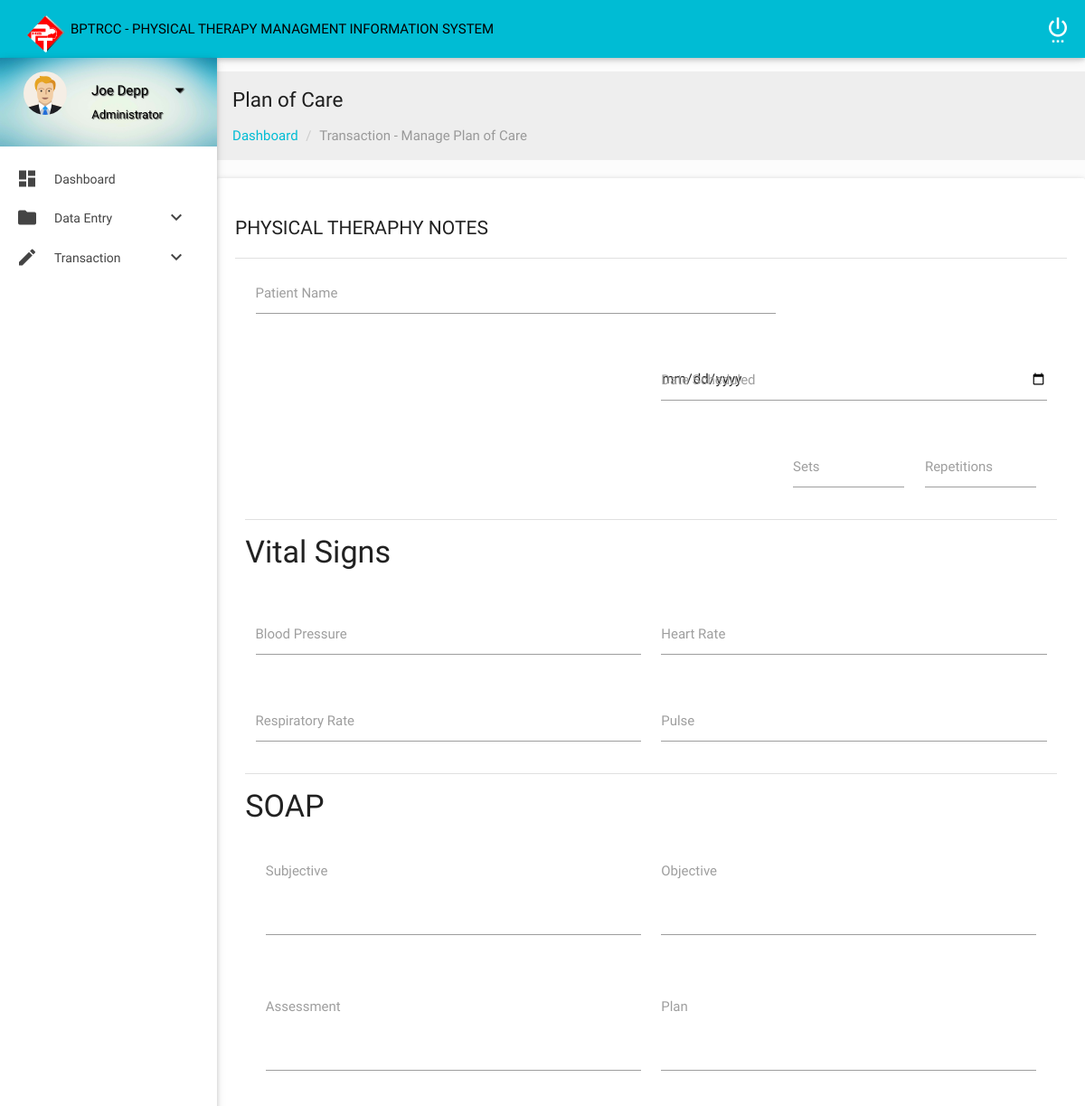
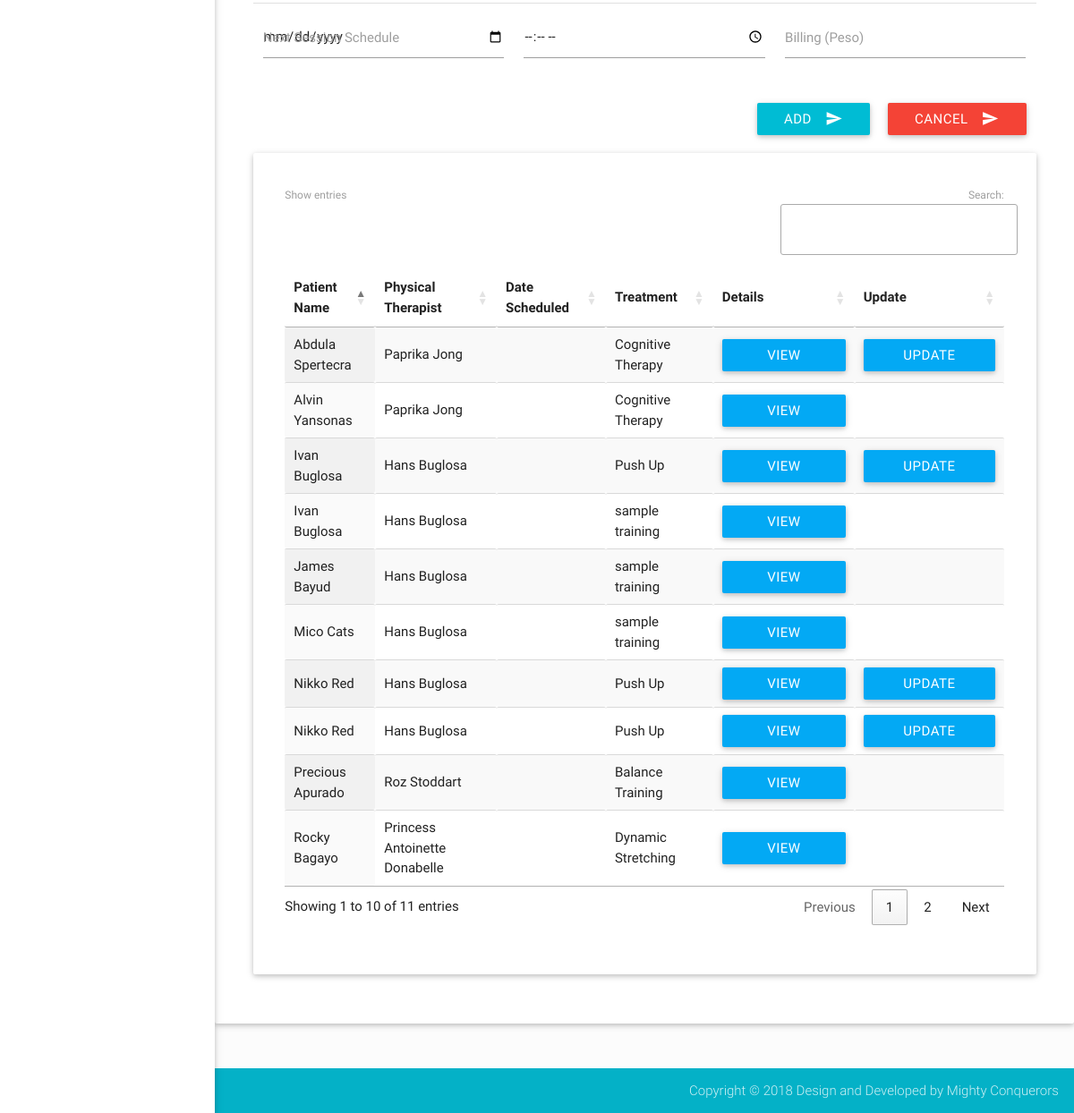
The page /pt/ManageplanCare.php on the database its author committed (2 pictures, top to bottom).
### tables this page shows
CREATE TABLE `patient` (
  `PatientID` int(11) NOT NULL AUTO_INCREMENT,
  `PatientName` text NOT NULL,
  `PatientAddress` text NOT NULL,
  `PatientGender` text NOT NULL,
  `PatientBirthdate` date NOT NULL,
  `PatientCivilStatus` text NOT NULL,
  `PatientProfession` text NOT NULL,
  `PatientDoctor` text NOT NULL,
  `PatientHospital` text NOT NULL,
  `PatientReferralAddress` text NOT NULL,
  `PatientTelephone` int(11) NOT NULL,
  `PatientContactPerson` text NOT NULL,
  `PatientCases` text NOT NULL,
  `month` char(3) NOT NULL,
  `year` char(4) NOT NULL,
  PRIMARY KEY (`PatientID`)
);

CREATE TABLE `planofcare` (
  `POCID` int(8) NOT NULL AUTO_INCREMENT,
  `PatientID` varchar(11) NOT NULL,
  `POCPT` text NOT NULL,
  `POCSessionDate` date NOT NULL,
  `POCTreatment` text NOT NULL,
  `POCRepeatitions` int(11) NOT NULL,
  `POCSets` int(11) NOT NULL,
  `POCBloodPressure` text NOT NULL,
  `POCHeartRate` text NOT NULL,
  `POCRespiratoryRate` text NOT NULL,
  `POCPulse` text NOT NULL,
  `POC_Subjective` varchar(20) NOT NULL,
  `POCAssessment` text NOT NULL,
  `POCPlan` text NOT NULL,
  `POCNextSchedDate` date NOT NULL,
  `POCTime` varchar(15) NOT NULL,
  `POCTreatmentBill` int(5) NOT NULL,
  `POCStatus` varchar(10) NOT NULL,
  PRIMARY KEY (`POCID`)
);

### pt/planofcareview.php (called while the page is built, shortened)
<?php
    include_once("config.php");
    $edit=mysqli_query($mysqli,"select * from planofcare where POCID='".$res['POCID']."'");
?>

### pt/ManageplanCare.php (the view, shortened to what this page needs)
<?php include("header.php"); ?>
            <section class="section">
                <div id="breadcrumbs-wrapper" class=" grey lighten-3">
                  <div class="container">
                    <div class="row">
                      <div class="col s12 m12 l12">
                        <h5 class="breadcrumbs-title">Plan of Care</h5>
                        <ol class="breadcrumb">
                            <li><a href="index.html">Dashboard</a></li>
                            <li class="active">Transaction - Manage Plan of Care</li>
                        </ol>
                      </div>
                    </div>
                  </div>
                </div>
                <div class="card-panel">
                    <h4 class="header">Physical Theraphy Notes</h4>
                    <div class="divider"></div>
                    <form class="col s12" action="planOfCareActionAdd.php" method="post" >
                    <div class="body">
                        <div class="row">
                            <div class="col s6 m6 l12">
                                <div class="row">
                                    <div class="input-field col s8">
                                        <input type="text" id="patientName" name="patientName" onkeyup="autocomplet()" />
                                        <label for="patientName">Patient Name</label>
                                    </div>
                                </div>
                                <div class="row">
                                    <div class="input-field col s6">
                                        <input type="date" class="datepicker" name="dateSched">
                                        <label for="dateSched">Date Scheduled</label>
                                    </div>
                                </div>
                                <div class="row">
                                    <div class="col s12">
                                        <div class="input-field col s2">
                                            <input name="sets" type="number">
                                            <label for="sets">Sets</label>
                                        </div>
                                        <div class="input-field col s2">
                                            <input name="repetitions" type="number">
                                            <label for="repetitions">Repetitions</label>
                                        </div>
                                    </div>
                                </div>
                                <div class="divider"></div>
                                <div class="row">
                                <h4>Vital Signs</h4>
                                </div>
                                <div class="row">
                                    <div class="input-field col s6">
                                        <input name="bloodPressure" type="text">
                                        <label for="bloodPressure">Blood Pressure</label>
                                    </div>
                                    <div class="input-field col s6">
                                        <input name="heartRate" type="text">
                                        <label for="heartRate">Heart Rate</label>
                                    </div>
                                </div>
                                <div class="row">
                                    <div class="input-field col s6">
                                        <input name="respiratoryRate" type="text">
                                        <label for="respiratoryRate">Respiratory Rate</label>
                                    </div>
                                    <div class="input-field col s6">
                                        <input name="pulse" type="text">
                                        <label for="pulse">Pulse</label>
                                    </div>
                                </div>
                            <div class="divider"></div>
                            <h4>SOAP</h4>
                            <div class="col s3 m6 l12">
                                <div class="row">
                                    <div class="input-field col s6">
                                        <textarea name="subjective" class="materialize-textarea"></textarea>
                                        <label for="subjective">Subjective</label>
                                    </div>
                                    <div class="input-field col s6">
                                        <textarea name="objective" class="materialize-textarea"></textarea>
                                        <label for="objective">Objective</label>
                                    </div>
                                </div>
                                <div class="row">
                                    <div class="input-field col s6">
                                        <textarea name="assessment" class="materialize-textarea"></textarea>
                                        <label for="assessment">Assessment</label>
                                    </div>
                                    <div class="input-field col s6">
                                        <textarea name="plan" class="materialize-textarea"></textarea>
                                        <label for="plan">Plan</label>
                                    </div>
                                </div>
                                <div class="row">
                                    <div class="divider"></div>
                                    <div class="input-field col s4">
                                        <input type="date" class="datepicker" name="nextSchedDate">
                                        <label for="nextSchedDate">Next Session Schedule</label>
                                    </div>
                                    <div class="input-field col s4">
                                        <input type="time" name="schedTime">
                                    </div>
                                    <div class="input-field col s4">
                                        <input type="text" name="billing">
                                        <label for="billing">Billing (Peso)</label>
                                    </div>
                                </div>
                                <div class="row">
                                    <div class="input-field col s12">
                                        <button class="btn red waves-effect waves-light right" type="submit" name="action">Cancel<i class="mdi-content-send right"></i></button>
                                        <button class="btn cyan waves-effect waves-light right" type="submit" name="Submit" style="margin-right:20px;">Add<i class="mdi-content-send right"></i></button>
                                    </div>
                                </div>
                                  <?php include_once("config.php"); ?>
                <div class="card-panel">
                    <div class="container">
                        <div class="section">
                            <div id="table-datatables">
                                    <div class="row">
                                        <div class="col s12 m8 l12">
                                            <table id="data-table-simple" class="responsive-table display" cellspacing="0">
                                                <thead>
                                                    <tr>
                                                        <th>Patient Name</th>
                                                        <th>Physical Therapist</th>
                                                        <th>Date Scheduled</th>
                                                        <th>Treatment</th>
                                                        <th>Details</th>
                                                        <th>Update</th>
                                                    </tr>
                                                </thead>
                                                <tbody>
                                                    <?php
                                                $result = mysqli_query($mysqli, "SELECT * FROM planofcare ORDER BY POCID DESC");
                                                while ($res = mysqli_fetch_array($result)) {
                                                $patientID = $res['PatientID'];
                                                ?>
                                                    <tr>
                                                        <?php $result1 = mysqli_query($mysqli, "SELECT * FROM patient WHERE PatientID = '$patientID'");
                                                while ($res1 = mysqli_fetch_array($result1)) { ?>
                                                    <td><?php echo $res1['PatientName']; ?></td>
                                                    <td><?php echo $res['POCPT']; ?></td>
                                                    <td><?php echo $res['POCDateSched']; ?></td>
                                                    <td><?php echo $res['POCTreatment']; ?></td>
                                                    <td><button class="waves-effect waves-light modal-trigger light-blue btn" href="#view<?php echo $res['POCID']; ?>">View Details</button>
                                                    <?php include("planofcareview.php"); ?></td>
                                                    <td><button class="waves-effect waves-light modal-trigger light-blue btn" href="#update<?php echo $res['POCID']; ?>" >Update Record</button>
                                                    <?php include("planofcareedit.php"); ?></td>
                                                    <?php } } ?>
                                                    </tr>
                                                </tbody>
                                            </table>
                                        </div>
                                    </div>
                        </div>
                    </div>
                </div>
            </div>
                            </div>
                        </div>
                    </form>
                    </div>
                </div>
            </div>
    <footer class="page-footer">
        <div class="footer-copyright">
            <div class="container">
                <span class="right">  Copyright © 2018 Design and Developed by Mighty Conquerors</span>
            </div>
        </div>
    </footer>
</body>
</html>

### pt/css/style.css (style rules this page uses)
body { background-color: #fcfcfc; }
#main, footer { padding-left: 240px; }
.container { padding: 0 0.5rem; margin: 0 auto; max-width: 100% !important; width: 98%; }
@media only screen and (min-width: 601px) { .container { width: 98%; } }
@media only screen and (min-width: 993px) { .container { width: 98%; } }
h4.header { font-size: 1.5rem; line-height: 2.508rem; margin: 1.14rem 0 0.912rem 0; }
h4.header { font-size: 1.4rem; font-weight: 400; text-transform: uppercase; }
.breadcrumb { padding: 0px; margin: 15px 0px; list-style: none; }
.breadcrumbs-title { font-size: 1.5rem; line-height: 1.804rem; margin: 18px 0px 0px 0px; }
.breadcrumb > li { display: inline-block; }
.breadcrumb a { color: #00bcd4; }
.breadcrumb .active { font-weight: normal; color: #999; }
.breadcrumb > li + li:before { padding: 0 5px; color: #ccc; content: "/\00a0"; }
#flotchart td, th { padding: 5px; }
footer.page-footer { padding-top: 0px; }

### rows shown on the page
planofcare: POCPT "Paprika Jong", POCTreatment "Cognitive Therapy"
patient: PatientName "Abdula Spertecra"
planofcare: POCPT "Paprika Jong", POCTreatment "Cognitive Therapy"
patient: PatientName "Alvin Yansonas"
planofcare: POCPT "Roz Stoddart", POCTreatment "Balance Training"
patient: PatientName "Precious Apurado"
planofcare: POCPT "Princess Antoinette Donabelle", POCTreatment "Dynamic Stretching"
patient: PatientName "Rocky Bagayo"
planofcare: POCPT "Hans Buglosa", POCTreatment "Push Up"
patient: PatientName "Nikko Red"
planofcare: POCPT "Hans Buglosa", POCTreatment "sample training"
patient: PatientName "James Bayud"
planofcare: POCPT "Hans Buglosa", POCTreatment "sample training"
patient: PatientName "Mico Cats"
planofcare: POCPT "Hans Buglosa", POCTreatment "Push Up"
patient: PatientName "Ivan Buglosa"
planofcare: POCPT "Hans Buglosa", POCTreatment "Push Up"
planofcare: POCPT "Hans Buglosa", POCTreatment "sample training"
